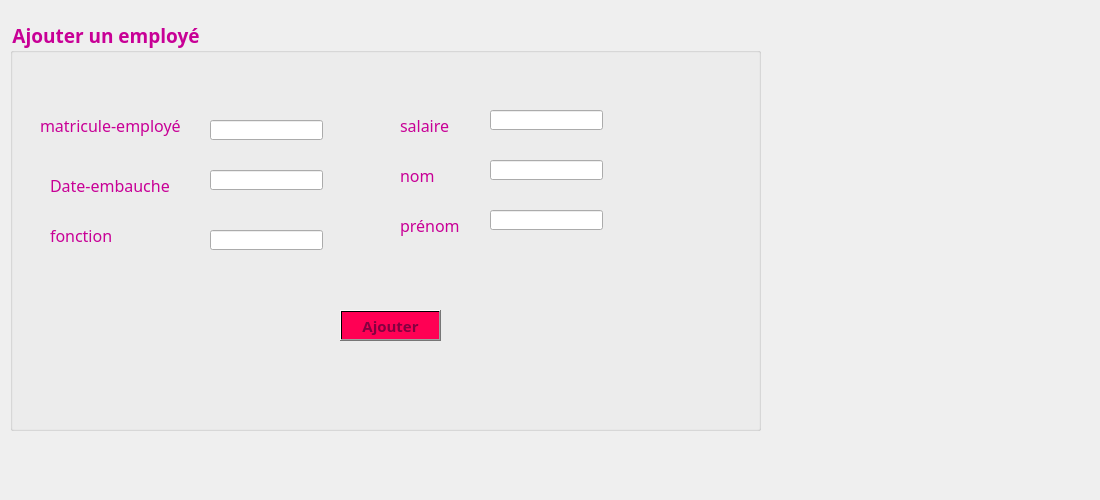
     <widget class="QWidget" name="ajouteremp">
      <attribute name="title">
       <string>Ajouter</string>
      </attribute>
      <widget class="QGroupBox" name="groupBox">
       <property name="geometry">
        <rect>
         <x>10</x>
         <y>20</y>
         <width>751</width>
         <height>411</height>
        </rect>
       </property>
       <property name="font">
        <font>
         <family>Lucida Calligraphy</family>
         <pointsize>14</pointsize>
         <weight>75</weight>
         <bold>true</bold>
        </font>
       </property>
       <property name="styleSheet">
        <string notr="true">color:rgb(200, 0, 150);
</string>
       </property>
       <property name="title">
        <string>Ajouter un employé</string>
       </property>
       <property name="flat">
        <bool>false</bool>
       </property>
       <property name="checkable">
        <bool>false</bool>
       </property>
       <widget class="QLabel" name="label_7">
        <property name="geometry">
         <rect>
          <x>390</x>
          <y>140</y>
          <width>171</width>
          <height>31</height>
         </rect>
        </property>
        <property name="font">
         <font>
          <family>Lucida Calligraphy</family>
          <pointsize>12</pointsize>
         </font>
        </property>
        <property name="text">
         <string>nom</string>
        </property>
       </widget>
       <widget class="QLabel" name="label_9">
        <property name="geometry">
         <rect>
          <x>30</x>
          <y>90</y>
          <width>171</width>
          <height>31</height>
         </rect>
        </property>
        <property name="font">
         <font>
          <family>Lucida Calligraphy</family>
          <pointsize>12</pointsize>
         </font>
        </property>
        <property name="text">
         <string>matricule-employé</string>
        </property>
       </widget>
       <widget class="QLabel" name="label_11">
        <property name="geometry">
         <rect>
          <x>40</x>
          <y>150</y>
          <width>171</width>
          <height>31</height>
         </rect>
        </property>
        <property name="font">
         <font>
          <family>Lucida Calligraphy</family>
          <pointsize>12</pointsize>
         </font>
        </property>
        <property name="text">
         <string>Date-embauche</string>
        </property>
       </widget>
       <widget class="QLabel" name="label_8">
        <property name="geometry">
         <rect>
          <x>390</x>
          <y>190</y>
          <width>171</width>
          <height>31</height>
         </rect>
        </property>
        <property name="font">
         <font>
          <family>Lucida Calligraphy</family>
          <pointsize>12</pointsize>
         </font>
        </property>
        <property name="text">
         <string>prénom</string>
        </property>
       </widget>
       <widget class="QLabel" name="label_13">
        <property name="geometry">
         <rect>
          <x>40</x>
          <y>200</y>
          <width>171</width>
          <height>31</height>
         </rect>
        </property>
        <property name="font">
         <font>
          <family>Lucida Calligraphy</family>
          <pointsize>12</pointsize>
         </font>
        </property>
        <property name="text">
         <string>fonction</string>
        </property>
       </widget>
       <widget class="QPushButton" name="ajoutemp">
        <property name="geometry">
         <rect>
          <x>330</x>
          <y>290</y>
          <width>101</width>
          <height>31</height>
         </rect>
        </property>
        <property name="font">
         <font>
          <family>Lucida Calligraphy</family>
          <pointsize>11</pointsize>
          <weight>75</weight>
          <bold>true</bold>
         </font>
        </property>
        <property name="styleSheet">
         <string notr="true">background-color: qlineargradient(spread:pad, x1:1, y1:0, x2:1, y2:0, stop:0.919598 rgba(255, 0, 84, 255), stop:0.98 rgba(0, 0, 0, 255), stop:1 rgba(235, 148, 61, 255));
color: rgb(132, 1, 64);</string>
        </property>
        <property name="text">
         <string>Ajouter</string>
        </property>
       </widget>
       <widget class="QLabel" name="label_19">
        <property name="geometry">
         <rect>
          <x>390</x>
          <y>90</y>
          <width>171</width>
          <height>31</height>
         </rect>
        </property>
        <property name="font">
         <font>
          <family>Lucida Calligraphy</family>
          <pointsize>12</pointsize>
         </font>
        </property>
        <property name="text">
         <string>salaire</string>
        </property>
       </widget>
       <widget class="QLineEdit" name="matricule">
        <property name="geometry">
         <rect>
          <x>200</x>
          <y>100</y>
          <width>113</width>
          <height>20</height>
         </rect>
        </property>
       </widget>
       <widget class="QLineEdit" name="nom">
        <property name="geometry">
         <rect>
          <x>480</x>
          <y>140</y>
          <width>113</width>
          <height>20</height>
         </rect>
        </property>
       </widget>
       <widget class="QLineEdit" name="prenom">
        <property name="geometry">
         <rect>
          <x>480</x>
          <y>190</y>
          <width>113</width>
          <height>20</height>
         </rect>
        </property>
       </widget>
       <widget class="QLineEdit" name="dateemb">
        <property name="geometry">
         <rect>
          <x>200</x>
          <y>150</y>
          <width>113</width>
          <height>20</height>
         </rect>
        </property>
       </widget>
       <widget class="QLineEdit" name="salaire">
        <property name="geometry">
         <rect>
          <x>480</x>
          <y>90</y>
          <width>113</width>
          <height>20</height>
         </rect>
        </property>
       </widget>
       <widget class="QLineEdit" name="fonction">
        <property name="geometry">
         <rect>
          <x>200</x>
          <y>210</y>
          <width>113</width>
          <height>20</height>
         </rect>
        </property>
       </widget>
      </widget>
      <widget class="QLabel" name="label_3">
       <property name="geometry">
        <rect>
         <x>-80</x>
         <y>0</y>
         <width>1091</width>
         <height>491</height>
        </rect>
       </property>
       <property name="text">
        <string/>
       </property>
       <property name="pixmap">
        <pixmap>../imagesQT/74-741363_macaron-background.jpg</pixmap>
       </property>
      </widget>
      <zorder>label_3</zorder>
      <zorder>groupBox</zorder>
     </widget>
